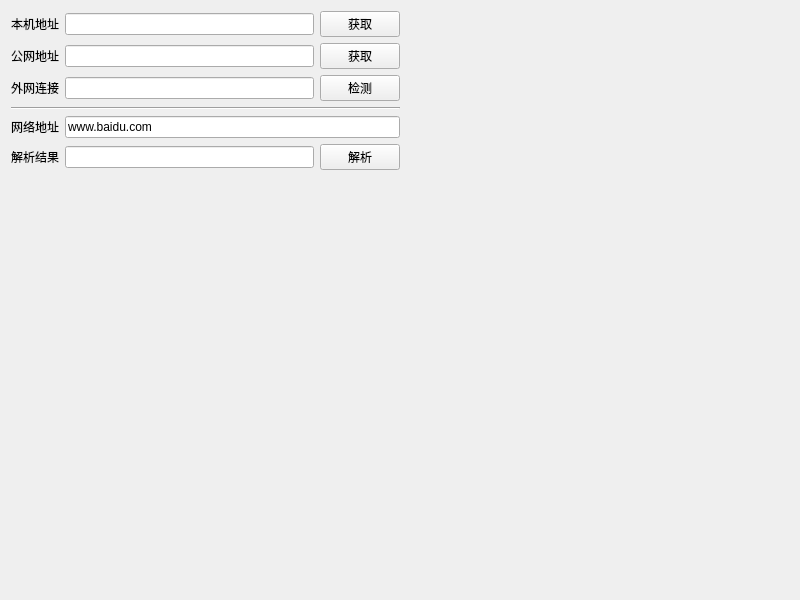
<?xml version="1.0" encoding="UTF-8"?>
<ui version="4.0">
 <class>frmIPTool</class>
 <widget class="QWidget" name="frmIPTool">
  <property name="geometry">
   <rect>
    <x>0</x>
    <y>0</y>
    <width>800</width>
    <height>600</height>
   </rect>
  </property>
  <property name="windowTitle">
   <string>Form</string>
  </property>
  <layout class="QGridLayout" name="gridLayout_2">
   <item row="0" column="1">
    <spacer name="horizontalSpacer">
     <property name="orientation">
      <enum>Qt::Horizontal</enum>
     </property>
     <property name="sizeHint" stdset="0">
      <size>
       <width>32</width>
       <height>20</height>
      </size>
     </property>
    </spacer>
   </item>
   <item row="1" column="0">
    <spacer name="verticalSpacer">
     <property name="orientation">
      <enum>Qt::Vertical</enum>
     </property>
     <property name="sizeHint" stdset="0">
      <size>
       <width>20</width>
       <height>97</height>
      </size>
     </property>
    </spacer>
   </item>
   <item row="0" column="0">
    <widget class="QWidget" name="widget" native="true">
     <layout class="QGridLayout" name="gridLayout">
      <property name="leftMargin">
       <number>0</number>
      </property>
      <property name="topMargin">
       <number>0</number>
      </property>
      <property name="rightMargin">
       <number>0</number>
      </property>
      <property name="bottomMargin">
       <number>0</number>
      </property>
      <item row="0" column="0">
       <widget class="QLabel" name="labLocalIP">
        <property name="text">
         <string>本机地址</string>
        </property>
       </widget>
      </item>
      <item row="0" column="1">
       <widget class="QLineEdit" name="txtLocalIP"/>
      </item>
      <item row="0" column="2">
       <widget class="QPushButton" name="btnGetLocalIP">
        <property name="text">
         <string>获取</string>
        </property>
       </widget>
      </item>
      <item row="1" column="0">
       <widget class="QLabel" name="labWebIP">
        <property name="text">
         <string>公网地址</string>
        </property>
       </widget>
      </item>
      <item row="1" column="1">
       <widget class="QLineEdit" name="txtWebIP"/>
      </item>
      <item row="1" column="2">
       <widget class="QPushButton" name="btnGetWebIP">
        <property name="text">
         <string>获取</string>
        </property>
       </widget>
      </item>
      <item row="2" column="0">
       <widget class="QLabel" name="labWebOk">
        <property name="text">
         <string>外网连接</string>
        </property>
       </widget>
      </item>
      <item row="2" column="1">
       <widget class="QLineEdit" name="txtWebOk"/>
      </item>
      <item row="2" column="2">
       <widget class="QPushButton" name="btnWebOk">
        <property name="text">
         <string>检测</string>
        </property>
       </widget>
      </item>
      <item row="3" column="0" colspan="3">
       <widget class="Line" name="line">
        <property name="orientation">
         <enum>Qt::Horizontal</enum>
        </property>
       </widget>
      </item>
      <item row="4" column="0">
       <widget class="QLabel" name="labUrl">
        <property name="text">
         <string>网络地址</string>
        </property>
       </widget>
      </item>
      <item row="5" column="0">
       <widget class="QLabel" name="labIP">
        <property name="text">
         <string>解析结果</string>
        </property>
       </widget>
      </item>
      <item row="5" column="1">
       <widget class="QLineEdit" name="txtIP"/>
      </item>
      <item row="5" column="2">
       <widget class="QPushButton" name="btnUrlIP">
        <property name="text">
         <string>解析</string>
        </property>
       </widget>
      </item>
      <item row="4" column="1" colspan="2">
       <widget class="QLineEdit" name="txtUrl">
        <property name="text">
         <string>www.baidu.com</string>
        </property>
       </widget>
      </item>
     </layout>
    </widget>
   </item>
  </layout>
 </widget>
 <resources/>
 <connections/>
</ui>
